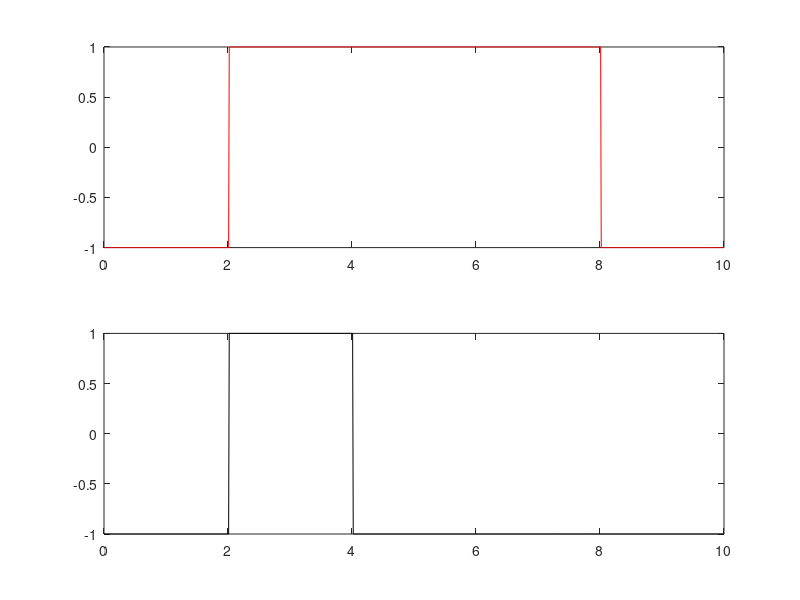
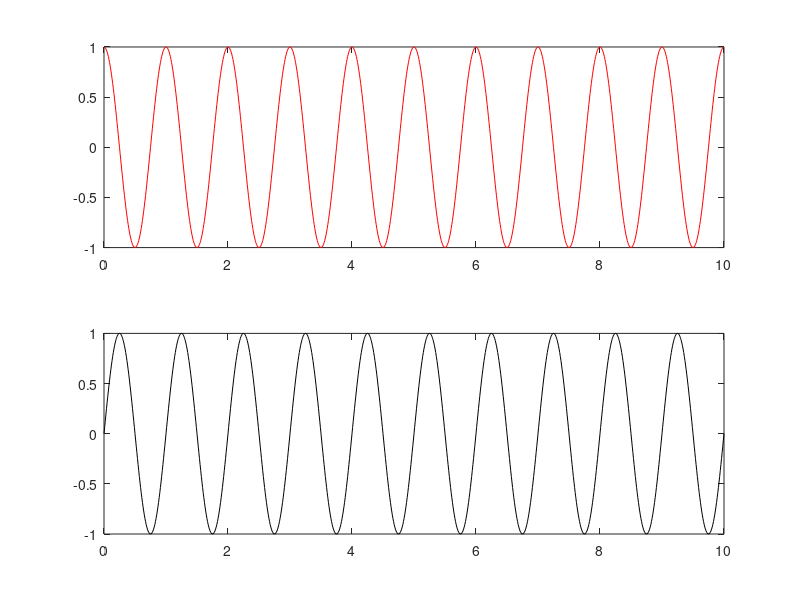
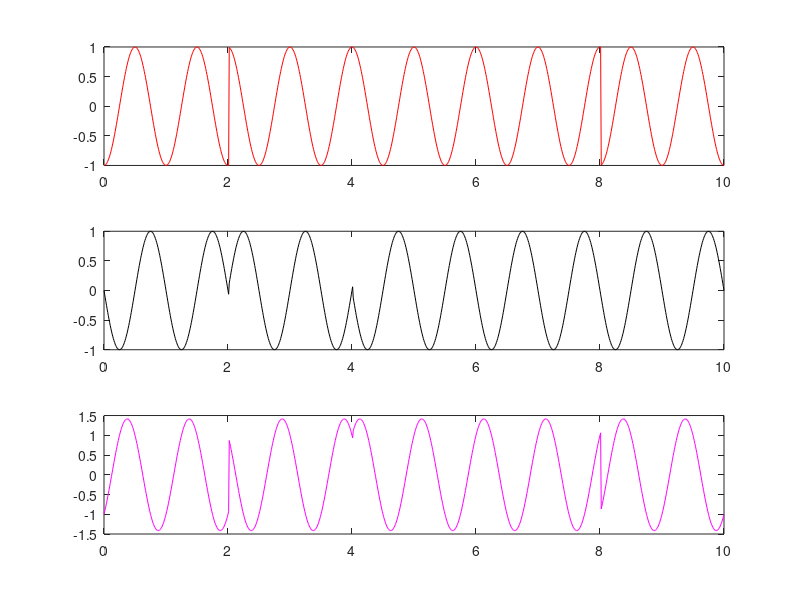

MATLAB code to generate these figures, in order:
x=[0 0 1 1 1 0 1 0 0 0];
for i=1:length(x)
 if x(i)==0
 p(i)=-1;
 else
 p(i)=1;
 end
end
even_seq=p(1:2:length(x));
odd_seq=p(2:2:length(x));
 
i=1;
m=2:2:length(x);
t=0:0.01:length(x);
for j=1:length(t)
 if t(j)<=m(i)
 even_ps(j)=even_seq(i);
 else
 even_ps(j)=even_seq(i);
 i=i+1;
 end
end
i=1;
m=2:2:length(x);
t=0:0.01:length(x);
for j=1:length(t)
 if t(j)<=m(i)
 odd_ps(j)=odd_seq(i);
 else
 odd_ps(j)=odd_seq(i);
 i=i+1;
 end
end
figure(1);
subplot(211);
plot(t,even_ps,'r');
subplot(212);
plot(t,odd_ps,'k');
 
f=1;
c1=cos(2*pi*f*t);
c2=sin(2*pi*f*t);
figure(2);
subplot(211);
plot(t,c1,'r');
subplot(212);
plot(t,c2,'k');
 
r1=even_ps.*c1;
r2=odd_ps.*c2;
qpsk_signal=r1-r2;
figure(3);
subplot(311);
plot(t,r1,'r');
subplot(312);
plot(t,r2,'k');
subplot(313);
plot(t,qpsk_signal,'m'); 
